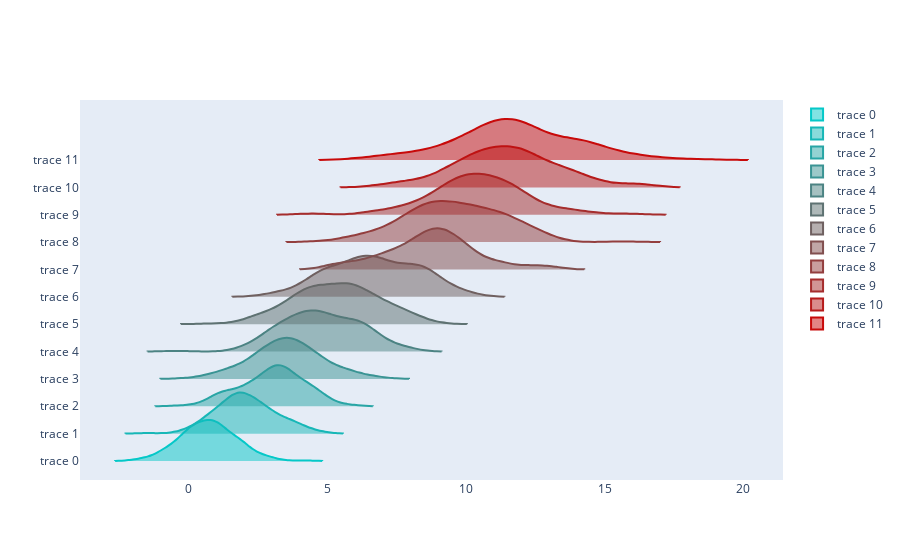

Notebook code cell kept with this figure:
### Code cell
# 12 sets of normal distributed random data, with increasing mean and standard deviation
import plotly.graph_objects as go
from plotly.colors import n_colors
import numpy as np
data = (np.linspace(1, 2, 12)[:, np.newaxis] * np.random.randn(12, 200) +
            (np.arange(12) + 2 * np.random.random(12))[:, np.newaxis])

colors = n_colors('rgb(5, 200, 200)', 'rgb(200, 10, 10)', 12, colortype='rgb')

fig = go.Figure()
for data_line, color in zip(data, colors):
    fig.add_trace(go.Violin(x=data_line, line_color=color))
    

fig.update_traces(orientation='h', side='positive', width=3, points=False)
fig.update_layout(xaxis_showgrid=False, xaxis_zeroline=False)
fig.show()

### Figure 1 — Plotly figure (JSON) as saved in the notebook; plotly's stock layout.template omitted (floating-point values rounded to 4 significant figures; data arrays with more than 128 entries replaced by an {"elided": "..."} marker saying what was removed)
{"data": [{"line": {"color": "rgb(5.0, 200.0, 200.0)"}, "orientation": "h", "points": false, "side": "positive", "type": "violin", "width": 3, "x": {"elided": "200 float values"}}, {"line": {"color": "rgb(22.727272727272727, 182.72727272727272, 182.72727272727272)"}, "orientation": "h", "points": false, "side": "positive", "type": "violin", "width": 3, "x": {"elided": "200 float values"}}, {"line": {"color": "rgb(40.45454545454545, 165.45454545454544, 165.45454545454544)"}, "orientation": "h", "points": false, "side": "positive", "type": "violin", "width": 3, "x": {"elided": "200 float values"}}, {"line": {"color": "rgb(58.18181818181818, 148.1818181818182, 148.1818181818182)"}, "orientation": "h", "points": false, "side": "positive", "type": "violin", "width": 3, "x": {"elided": "200 float values"}}, {"line": {"color": "rgb(75.9090909090909, 130.9090909090909, 130.9090909090909)"}, "orientation": "h", "points": false, "side": "positive", "type": "violin", "width": 3, "x": {"elided": "200 float values"}}, {"line": {"color": "rgb(93.63636363636363, 113.63636363636363, 113.63636363636363)"}, "orientation": "h", "points": false, "side": "positive", "type": "violin", "width": 3, "x": {"elided": "200 float values"}}, {"line": {"color": "rgb(111.36363636363636, 96.36363636363636, 96.36363636363636)"}, "orientation": "h", "points": false, "side": "positive", "type": "violin", "width": 3, "x": {"elided": "200 float values"}}, {"line": {"color": "rgb(129.0909090909091, 79.0909090909091, 79.0909090909091)"}, "orientation": "h", "points": false, "side": "positive", "type": "violin", "width": 3, "x": {"elided": "200 float values"}}, {"line": {"color": "rgb(146.8181818181818, 61.81818181818181, 61.81818181818181)"}, "orientation": "h", "points": false, "side": "positive", "type": "violin", "width": 3, "x": {"elided": "200 float values"}}, {"line": {"color": "rgb(164.54545454545453, 44.54545454545453, 44.54545454545453)"}, "orientation": "h", "points": false, "side": "positive", "type": "violin", "width": 3, "x": {"elided": "200 float values"}}, {"line": {"color": "rgb(182.27272727272725, 27.272727272727252, 27.272727272727252)"}, "orientation": "h", "points": false, "side": "positive", "type": "violin", "width": 3, "x": {"elided": "200 float values"}}, {"line": {"color": "rgb(200.0, 10.0, 10.0)"}, "orientation": "h", "points": false, "side": "positive", "type": "violin", "width": 3, "x": {"elided": "200 float values"}}], "layout": {"xaxis": {"showgrid": false, "zeroline": false}}}
